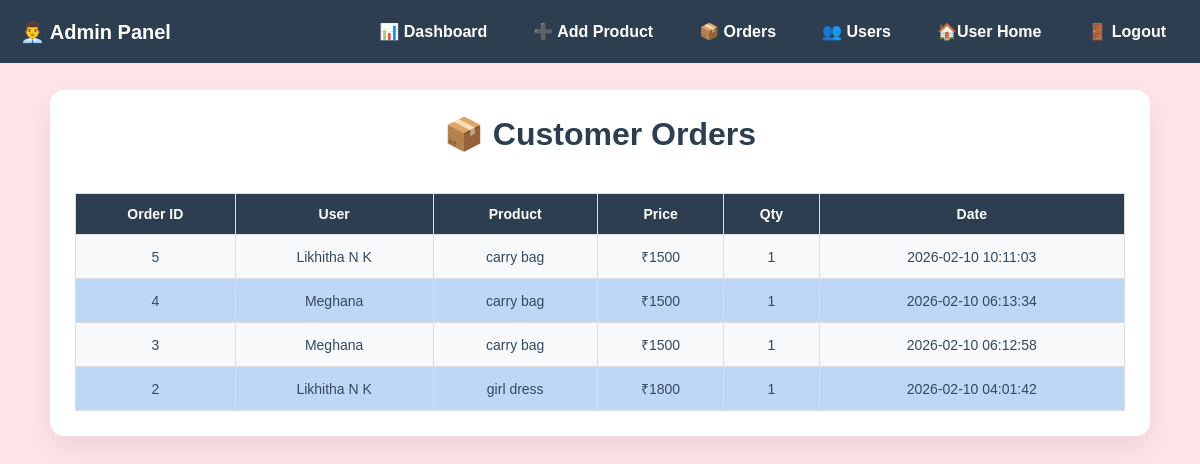
Page /admin/orders on the committed database.
### tables this page shows
CREATE TABLE purchases (
            id INTEGER PRIMARY KEY AUTOINCREMENT,
            user_id INTEGER NOT NULL,
            product_id INTEGER NOT NULL,
            quantity INTEGER NOT NULL,
            purchase_date TIMESTAMP DEFAULT CURRENT_TIMESTAMP,
            FOREIGN KEY (user_id) REFERENCES users(id),
            FOREIGN KEY (product_id) REFERENCES products(id)
        );

CREATE TABLE users (
            id INTEGER PRIMARY KEY AUTOINCREMENT,
            name TEXT NOT NULL,
            email TEXT UNIQUE NOT NULL,
            password TEXT NOT NULL
        );

CREATE TABLE products (
            id INTEGER PRIMARY KEY AUTOINCREMENT,
            name TEXT,
            price INTEGER,
            age_group TEXT,
            type TEXT,
            image TEXT
        );

### app.py (the view)
@app.route('/admin/orders')
def admin_orders():
    conn = get_db_connection()
    orders = conn.execute("""
        SELECT
            purchases.id,
            users.name AS user_name,
            products.name AS product_name,
            products.price,
            purchases.quantity,
            purchases.purchase_date
        FROM purchases
        JOIN users ON purchases.user_id = users.id
        JOIN products ON purchases.product_id = products.id
        ORDER BY purchases.purchase_date DESC
    """).fetchall()
    conn.close()
    return render_template('admin_orders.html', orders=orders)

### app.py (called while the page is built)
def get_db_connection():
    conn = sqlite3.connect(DB_PATH)
    conn.row_factory = sqlite3.Row
    return conn

### templates/admin_orders.html (shortened to what this page needs)
<!DOCTYPE html>
<html>
<head>
    <link rel="stylesheet" href="{{ url_for('static', filename='css/style.css') }}">
</head>
<body>
{% extends "admin_base.html" %}
{% block content %}
<div class="orders-wrapper">
    <h1>📦 Customer Orders</h1>
    <div class="table-container">
        <table>
            <thead>
                <tr>
                    <th>Order ID</th>
                    <th>User</th>
                    <th>Product</th>
                    <th>Price</th>
                    <th>Qty</th>
                    <th>Date</th>
                </tr>
            </thead>
            <tbody>
                {% for order in orders %}
                <tr>
                    <td>{{ order.id }}</td>
                    <td>{{ order.user_name }}</td>
                    <td>{{ order.product_name }}</td>
                    <td>₹{{ order.price }}</td>
                    <td>{{ order.quantity }}</td>
                    <td>{{ order.purchase_date }}</td>
                </tr>
                {% else %}
                <tr>
                    <td colspan="6" class="no-orders">No orders yet</td>
                </tr>
                {% endfor %}
            </tbody>
        </table>
    </div>
</div>
{% endblock %}

### templates/admin_base.html (style rules this page uses)
* { margin: 0; padding: 0; box-sizing: border-box; }
body { font-family: Arial, sans-serif; background: #f4f6f8; overflow-x: hidden; }

### templates/admin_orders.html (style rules this page uses)
body { margin: 0; font-family: Arial, sans-serif; background: linear-gradient(rgba(255, 214, 224, 0.65), rgba(255, 214, 224, 0.65)), url("https://encrypted-tbn0.gstatic.com/images?q=tbn:ANd9GcQFbX4K_0tAPqNBZx2UECptC_7Kg6oPSuEL3g&s"); background-size: cover; background-position: center; background-attachment: fixed; }
.orders-wrapper { max-width: 1100px; margin: auto; background: #ffffff; padding: 25px; border-radius: 14px; box-shadow: 0 12px 30px rgba(0,0,0,0.08); }
h1 { text-align: center; margin-bottom: 20px; color: #2c3e50; }
table { width: 100%; border-collapse: collapse; margin-top: 20px; min-width: 700px; }
th, td { padding: 12px; border: 1px solid #ddd; text-align: center; font-size: 14px; }
th { background: #2c3e50; color: #ffffff; font-weight: 600; }
tbody tr:nth-child(odd) { background: #f8f9fb; }
tbody tr:nth-child(even) { background: #bfd7f6; }
td { color: #34495e; }
.table-container { overflow-x: auto; }

### rows in the picture
purchases: id "5", user_name "Likhitha N K", product_name "carry bag", price "1500", quantity "1", purchase_date "2026-02-10 10:11:03"
purchases: id "4", user_name "Meghana", product_name "carry bag", price "1500", quantity "1", purchase_date "2026-02-10 06:13:34"
purchases: id "3", user_name "Meghana", product_name "carry bag", price "1500", quantity "1", purchase_date "2026-02-10 06:12:58"
purchases: id "2", user_name "Likhitha N K", product_name "girl dress", price "1800", quantity "1", purchase_date "2026-02-10 04:01:42"
